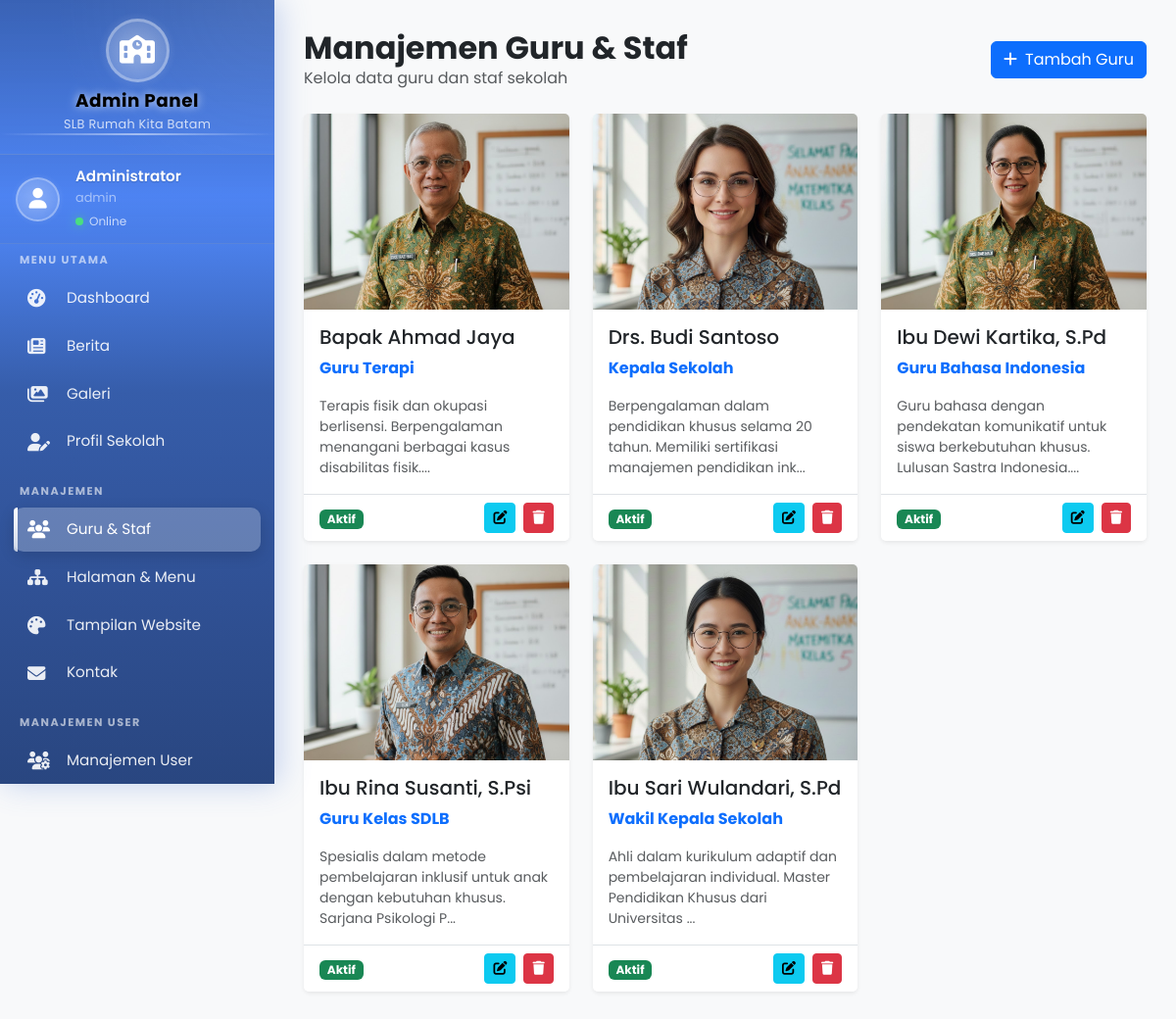
Screenshot of /admin/guru.php (signed in) with the database file from the repository.
### tables this page shows
CREATE TABLE `guru` (
  `id` int(11) NOT NULL,
  `nama` varchar(100) NOT NULL,
  `jabatan` varchar(100) NOT NULL,
  `foto` varchar(255) DEFAULT NULL,
  `deskripsi` text DEFAULT NULL,
  `urutan` int(11) DEFAULT 0,
  `aktif` tinyint(1) DEFAULT 1,
  `created_at` timestamp NOT NULL DEFAULT current_timestamp(),
  `updated_at` timestamp NOT NULL DEFAULT current_timestamp() ON UPDATE current_timestamp()
);

### config/database.php (called while the page is built, shortened)
<?php
$is_localhost = ($_SERVER['SERVER_NAME'] == 'localhost' ||
                 $_SERVER['SERVER_NAME'] == '127.0.0.1' ||
                 strpos($_SERVER['SERVER_NAME'], '.local') !== false ||
                 strpos($_SERVER['HTTP_HOST'], 'localhost') !== false ||
                 strpos($_SERVER['HTTP_HOST'], '127.0.0.1') !== false);
try {
    $pdo = new PDO("mysql:host=" . DB_HOST . ";dbname=" . DB_NAME, DB_USER, DB_PASS);
    $pdo->setAttribute(PDO::ATTR_ERRMODE, PDO::ERRMODE_EXCEPTION);
    $pdo->setAttribute(PDO::ATTR_DEFAULT_FETCH_MODE, PDO::FETCH_ASSOC);
} catch(PDOException $e) {
    if ($is_localhost) {
        die("<strong>Koneksi Database Gagal!</strong><br>
             Error: " . $e->getMessage() . "<br>
             Pastikan konfigurasi database di <code>config/database.php</code> sudah benar.");
    } else {
        die("Terjadi kesalahan koneksi database. Silakan hubungi administrator.");
    }
}
function query($sql, $params = []) {
    global $pdo;
    $stmt = $pdo->prepare($sql);
    $stmt->execute($params);
    return $stmt;
}
function fetchAll($sql, $params = []) {
    $stmt = query($sql, $params);
    return $stmt->fetchAll();
}
?>

### admin/guru.php (the view, shortened to what this page needs)
<?php
require_once '../config/database.php';
$action = $_GET['action'] ?? '';
$id = $_GET['id'] ?? '';
$guru = null;
?>
<!DOCTYPE html>
<html lang="id">
<head>
    <link href="https://cdn.jsdelivr.net/npm/bootstrap@5.3.0/dist/css/bootstrap.min.css" rel="stylesheet">
    <link href="https://cdnjs.cloudflare.com/ajax/libs/font-awesome/6.4.0/css/all.min.css" rel="stylesheet">
</head>
<body>
    <?php require_once 'includes/sidebar.php'; ?>
    <div class="main-content">
        <div class="d-flex justify-content-between align-items-center mb-4">
            <div>
                <h2 class="fw-bold mb-0">
                    <?php echo $action === 'tambah' ? 'Tambah Guru' : ($action === 'edit' ? 'Edit Guru' : 'Manajemen Guru & Staf'); ?>
                </h2>
                <p class="text-muted mb-0">Kelola data guru dan staf sekolah</p>
            </div>
            <?php if (!$action): ?>
            <a href="?action=tambah" class="btn btn-primary">
                <i class="fas fa-plus me-2"></i>Tambah Guru
            </a>
            <?php endif; ?>
        </div>
        <?php if ($action === 'tambah' || $action === 'edit'): ?>
            <div class="card border-0 shadow-sm">
                <div class="card-body p-4">
                    <form method="POST" action="?action=<?php echo $action; ?><?php echo $id ? '&id=' . $id : ''; ?>" enctype="multipart/form-data">
                        <div class="row">
                            <div class="col-md-6 mb-3">
                                <label for="nama" class="form-label">Nama Lengkap <span class="text-danger">*</span></label>
                                <input type="text" class="form-control" id="nama" name="nama"
                                       value="<?php echo $guru ? htmlspecialchars($guru['nama']) : ''; ?>" required>
                            </div>
                            <div class="col-md-6 mb-3">
                                <label for="jabatan" class="form-label">Jabatan <span class="text-danger">*</span></label>
                                <input type="text" class="form-control" id="jabatan" name="jabatan"
                                       value="<?php echo $guru ? htmlspecialchars($guru['jabatan']) : ''; ?>" required>
                            </div>
                        </div>
                        <div class="mb-3">
                            <label for="deskripsi" class="form-label">Deskripsi Singkat</label>
                            <textarea class="form-control" id="deskripsi" name="deskripsi" rows="3"><?php echo $guru ? htmlspecialchars($guru['deskripsi']) : ''; ?></textarea>
                        </div>
                        <div class="row">
                            <div class="col-md-6 mb-3">
                                <label for="foto" class="form-label">
                                    <?php echo $action === 'tambah' ? 'Upload Foto' : 'Ganti Foto'; ?>
                                </label>
                                <input type="file" class="form-control" id="foto" name="foto" accept="image/*">
                                <?php if ($guru && $guru['foto']): ?>
                                    <div class="mt-2">
                                        <img src="../uploads/guru/<?php echo htmlspecialchars($guru['foto']); ?>"
                                             alt="Current photo" class="img-thumbnail" style="max-width: 150px;">
                                    </div>
                                <?php endif; ?>
                            </div>
                            <div class="col-md-6 mb-3 d-flex align-items-end">
                                <div class="form-check">
                                    <input class="form-check-input" type="checkbox" id="aktif" name="aktif"
                                           <?php echo ($guru && $guru['aktif']) || !$guru ? 'checked' : ''; ?>>
                                    <label class="form-check-label" for="aktif">
                                        Aktif (tampilkan di website)
                                    </label>
                                </div>
                            </div>
                        </div>
                        <div class="d-flex gap-2">
                            <button type="submit" class="btn btn-primary">
                                <i class="fas fa-save me-2"></i>Simpan
                            </button>
                            <a href="guru.php" class="btn btn-secondary">
                                <i class="fas fa-times me-2"></i>Batal
                            </a>
                        </div>
                    </form>
                </div>
            </div>
        <?php else: ?>
            <div class="row">
                <?php
                $guru_list = fetchAll("SELECT * FROM guru ORDER BY nama ASC");
                if ($guru_list):
                    foreach ($guru_list as $item):
                ?>
                <div class="col-md-6 col-lg-4 mb-4">
                    <div class="card border-0 shadow-sm guru-card h-100">
                        <?php if ($item['foto']): ?>
                            <img src="../uploads/guru/<?php echo htmlspecialchars($item['foto']); ?>"
                                 alt="<?php echo htmlspecialchars($item['nama']); ?>"
                                 class="card-img-top" style="height: 200px; object-fit: cover;">
                        <?php else: ?>
                            <div class="card-img-top bg-light d-flex align-items-center justify-content-center" style="height: 200px;">
                                <i class="fas fa-user fa-3x text-muted"></i>
                            </div>
                        <?php endif; ?>
                        <div class="card-body">
                            <h5 class="card-title"><?php echo htmlspecialchars($item['nama']); ?></h5>
                            <p class="card-text text-primary fw-bold"><?php echo htmlspecialchars($item['jabatan']); ?></p>
                            <?php if ($item['deskripsi']): ?>
                                <p class="card-text text-muted small"><?php echo htmlspecialchars(substr($item['deskripsi'], 0, 100)); ?>...</p>
                            <?php endif; ?>
                        </div>
                        <div class="card-footer bg-white border-top">
                            <div class="d-flex justify-content-between align-items-center">
                                <span>
                                    <?php if ($item['aktif']): ?>
                                        <span class="badge bg-success">Aktif</span>
                                    <?php else: ?>
                                        <span class="badge bg-secondary">Nonaktif</span>
                                    <?php endif; ?>
                                </span>
                                <div class="d-flex gap-2">
                                    <a href="?action=edit&id=<?php echo $item['id']; ?>" class="btn btn-sm btn-info">
                                        <i class="fas fa-edit"></i>
                                    </a>
                                    <a href="?action=hapus&id=<?php echo $item['id']; ?>" class="btn btn-sm btn-danger"
                                       onclick="return confirm('Apakah Anda yakin ingin menghapus data ini?')">
                                        <i class="fas fa-trash"></i>
                                    </a>
                                </div>
                            </div>
                        </div>
                    </div>
                </div>
                <?php
                    endforeach;
                endif; ?>
            </div>
        <?php endif; ?>
    </div>
</body>
</html>

### admin/guru.php (style rules this page uses)
body { font-family: 'Poppins', sans-serif; background-color: #f8f9fa; }
.guru-card { transition: transform 0.3s; }

### rows the page displays
guru: foto (picture), nama "Bapak Ahmad Jaya", jabatan "Guru Terapi", deskripsi "Terapis fisik dan okupasi berlisensi. Berpengalaman menangani berbagai kasus disabilitas fisik.", aktif "Aktif"
guru: foto (picture), nama "Drs. Budi Santoso", jabatan "Kepala Sekolah", deskripsi "Berpengalaman dalam pendidikan khusus selama 20 tahun. Memiliki sertifikasi manajemen pendidikan ink", aktif "Aktif"
guru: foto (picture), nama "Ibu Dewi Kartika, S.Pd", jabatan "Guru Bahasa Indonesia", deskripsi "Guru bahasa dengan pendekatan komunikatif untuk siswa berkebutuhan khusus. Lulusan Sastra Indonesia.", aktif "Aktif"
guru: foto (picture), nama "Ibu Rina Susanti, S.Psi", jabatan "Guru Kelas SDLB", deskripsi "Spesialis dalam metode pembelajaran inklusif untuk anak dengan kebutuhan khusus. Sarjana Psikologi P", aktif "Aktif"
guru: foto (picture), nama "Ibu Sari Wulandari, S.Pd", jabatan "Wakil Kepala Sekolah", deskripsi "Ahli dalam kurikulum adaptif dan pembelajaran individual. Master Pendidikan Khusus dari Universitas", aktif "Aktif"

### other values shown
$_SESSION['nama'] "Administrator"
$_SESSION['username'] "admin"
